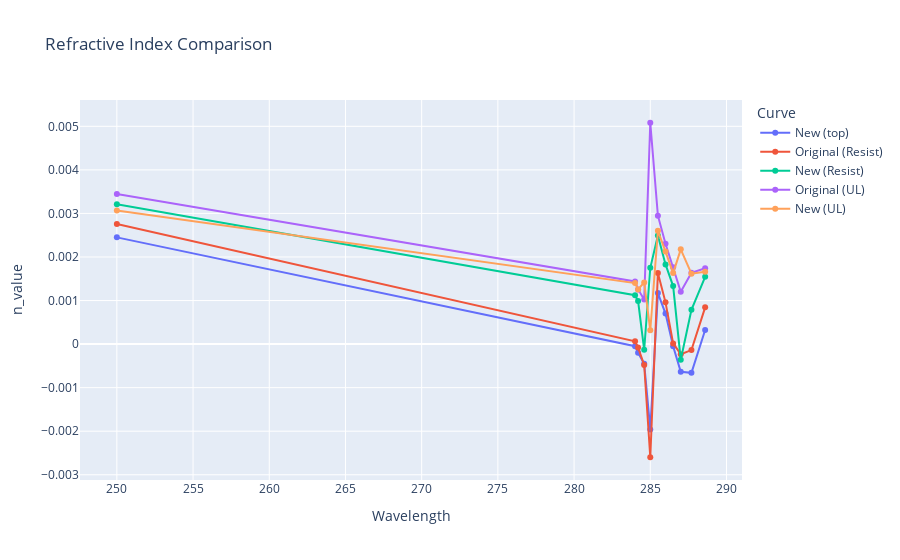

The notebook cell saved with this chart:
### Code cell
import pandas as pd
import plotly.express as px

# Filter columns that start with 'n_1'
n_1_cols = [col for col in df_data.columns if col.startswith('n_1')]
n_2_cols = [col for col in df_data.columns if col.startswith('n_2')]
n_c_cols = [col for col in data.keys() if col.startswith('n_c')]

# Extract wavelength values from the column names
wavelengths = [float(col.replace('n_1','')) for col in n_1_cols]
print(wavelengths)

# Second set
dfc = pd.DataFrame({
    'Wavelength': [float(col.replace('n_c','')) for col in n_c_cols],
    #'Original': df_data[n_c_cols].iloc[0],
    'New': [data[col][0] for col in n_c_cols]
}).melt(id_vars='Wavelength', var_name='Source', value_name='n_value')
dfc['Dataset'] = 'top'

# First set
df1 = pd.DataFrame({
    'Wavelength': [float(col.replace('n_1','')) for col in n_1_cols],
    'Original': df_data[n_1_cols].iloc[0],
    'New': [data[col][0] for col in n_1_cols]
}).melt(id_vars='Wavelength', var_name='Source', value_name='n_value')
df1['Dataset'] = 'Resist'

# Second set
df2 = pd.DataFrame({
    'Wavelength': [float(col.replace('n_2','')) for col in n_2_cols],
    'Original': df_data[n_2_cols].iloc[0],
    'New': [data[col][0] for col in n_2_cols]
}).melt(id_vars='Wavelength', var_name='Source', value_name='n_value')
df2['Dataset'] = 'UL'

# Combine
# Instead of separate 'Source' and 'Dataset', create a unified label
for df, label in zip([dfc, df1, df2], ['top', 'Resist', 'UL']):
    df['Curve'] = df['Source'] + f' ({label})'
plot_df_long = pd.concat([dfc, df1, df2])


# Plot
fig = px.line(plot_df_long, x='Wavelength', y='n_value', color='Curve',
              title='Refractive Index Comparison', markers=True)
fig.show()

### Figure 1 — Plotly figure (JSON) as saved in the notebook; plotly's stock layout.template omitted (floating-point values rounded to 4 significant figures)
{"data": [{"hovertemplate": "Curve=New (top)<br>Wavelength=%{x}<br>n_value=%{y}<extra></extra>", "legendgroup": "New (top)", "line": {"color": "#636efa", "dash": "solid"}, "marker": {"symbol": "circle"}, "mode": "lines+markers", "name": "New (top)", "orientation": "v", "showlegend": true, "type": "scatter", "x": [250, 284, 284.2, 284.6, 285, 285.5, 286, 286.5, 287, 287.7, 288.6], "xaxis": "x", "y": [0.002451, -4.753e-05, -0.0001983, -0.0004505, -0.001959, 0.001171, 0.0007018, -5.189e-05, -0.0006356, -0.0006594, 0.0003246], "yaxis": "y"}, {"hovertemplate": "Curve=Original (Resist)<br>Wavelength=%{x}<br>n_value=%{y}<extra></extra>", "legendgroup": "Original (Resist)", "line": {"color": "#EF553B", "dash": "solid"}, "marker": {"symbol": "circle"}, "mode": "lines+markers", "name": "Original (Resist)", "orientation": "v", "showlegend": true, "type": "scatter", "x": [250, 284, 284.2, 284.6, 285, 285.5, 286, 286.5, 287, 287.7, 288.6], "xaxis": "x", "y": [0.002759, 6.29e-05, -8.098e-05, -0.0004789, -0.002598, 0.001633, 0.0009582, 1.599e-05, -0.0002319, -0.0001369, 0.0008436], "yaxis": "y"}, {"hovertemplate": "Curve=New (Resist)<br>Wavelength=%{x}<br>n_value=%{y}<extra></extra>", "legendgroup": "New (Resist)", "line": {"color": "#00cc96", "dash": "solid"}, "marker": {"symbol": "circle"}, "mode": "lines+markers", "name": "New (Resist)", "orientation": "v", "showlegend": true, "type": "scatter", "x": [250, 284, 284.2, 284.6, 285, 285.5, 286, 286.5, 287, 287.7, 288.6], "xaxis": "x", "y": [0.003209, 0.001121, 0.0009893, -0.0001307, 0.001752, 0.002494, 0.00183, 0.001332, -0.0003612, 0.0007876, 0.001544], "yaxis": "y"}, {"hovertemplate": "Curve=Original (UL)<br>Wavelength=%{x}<br>n_value=%{y}<extra></extra>", "legendgroup": "Original (UL)", "line": {"color": "#ab63fa", "dash": "solid"}, "marker": {"symbol": "circle"}, "mode": "lines+markers", "name": "Original (UL)", "orientation": "v", "showlegend": true, "type": "scatter", "x": [250, 284, 284.2, 284.6, 285, 285.5, 286, 286.5, 287, 287.7, 288.6], "xaxis": "x", "y": [0.003449, 0.001439, 0.001256, 0.001022, 0.005082, 0.002949, 0.002303, 0.001762, 0.001201, 0.001635, 0.00174], "yaxis": "y"}, {"hovertemplate": "Curve=New (UL)<br>Wavelength=%{x}<br>n_value=%{y}<extra></extra>", "legendgroup": "New (UL)", "line": {"color": "#FFA15A", "dash": "solid"}, "marker": {"symbol": "circle"}, "mode": "lines+markers", "name": "New (UL)", "orientation": "v", "showlegend": true, "type": "scatter", "x": [250, 284, 284.2, 284.6, 285, 285.5, 286, 286.5, 287, 287.7, 288.6], "xaxis": "x", "y": [0.00307, 0.001401, 0.001254, 0.001417, 0.000317, 0.002603, 0.002124, 0.001631, 0.002176, 0.001615, 0.00166], "yaxis": "y"}], "layout": {"legend": {"title": {"text": "Curve"}, "tracegroupgap": 0}, "title": {"text": "Refractive Index Comparison"}, "xaxis": {"anchor": "y", "domain": [0, 1], "title": {"text": "Wavelength"}}, "yaxis": {"anchor": "x", "domain": [0, 1], "title": {"text": "n_value"}}}}
